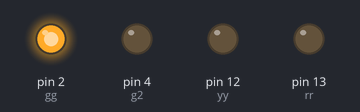
This sketch was run on a simulated Arduino Uno, built with avr-gcc and run on an emulated ATmega328P. Shown: output pins drawn as LEDs (lit = HIGH).

Above: at 0.6 s.
At 1.12 s:
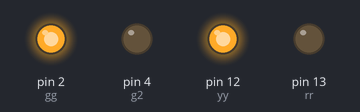
At 1.87 s:
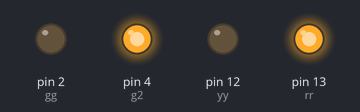
At 2.32 s:
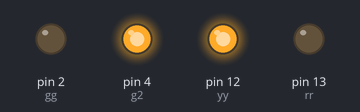
At 3.07 s:
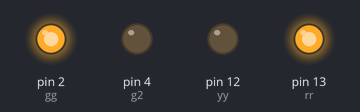
At 5.85 s:
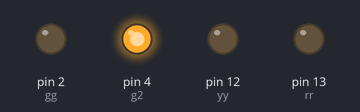
Timing chart, 0 to 6.9 s (numbered marks = the images above):
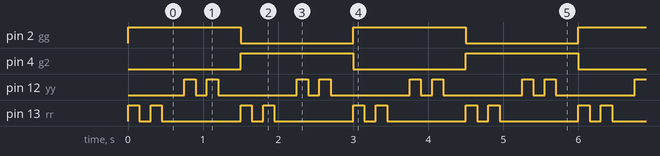

The sketch:

policelights.ino
```cpp
/*
    Policijos šviesų kontrolė
    Police light controll

    ||||||||||||||||||||||||||||||||||||||||||||||||
    Reikalavimai:              | Requirements:
    LED prijungta prie 13 pin  | LED on 13 pin
    LED prijungta prie 12 pin  | LED on 12 pin

    LED prijungta prie 2 pin   | LED on 2 pin
    LED prijungta prie 4 pin   | LED on 4 pin

    Breadboard                 | Breadboard
    220 omega resistoriai      | 220 Omega resistor
    14 laidų                   | 14 wires
    ||||||||||||||||||||||||||||||||||||||||||||||||
    Parašyta naudojantis Adruino IDE 2.3.6
    Adruino modelis: UNO R3
    Made using Adruino IDE 2.3.6
    Adruino model I used: UNO R3
    ||||||||||||||||||||||||||||||||||||||||||||||||
    Didžiausios klaidos:
    Neteisingas LED pusių įdėjimas
    Biggest mistake:
    Wrong LED side insertion
    Graph: https://www.tinkercad.com/things/lg9tw2lU1OF/editel?returnTo=%2Fdashboard&sharecode=RSm8ncRCfvVuyJCmj_JObGNZdfI5N8SL88pqaDyOrzU
*/

int rr = 13;
int yy = 12;
int wt = 150;
int gg = 2;
int g2 = 4;

void setup() {
  // put your setup code here, to run once:
  pinMode(rr,OUTPUT);
  pinMode(yy,OUTPUT);
  pinMode(gg,OUTPUT);
  pinMode(g2,OUTPUT);
}

void loop() {
  // put your main code here, to run repeatedly:
  digitalWrite(gg,HIGH);
  digitalWrite(g2,LOW);
  pollight();
  digitalWrite(gg,LOW);
  digitalWrite(g2,HIGH);
  pollight();
}
void pollight() {
  //red
  digitalWrite(rr,HIGH);

  delay(wt);
  digitalWrite(rr,LOW);
  delay(wt);
    digitalWrite(rr,HIGH);
  delay(wt);
  digitalWrite(rr,LOW);

  delay(wt*2);
  //yellou
  digitalWrite(yy,HIGH);

  delay(wt);
  digitalWrite(yy,LOW);
  delay(wt);
  digitalWrite(yy,HIGH);
  delay(wt);
  digitalWrite(yy,LOW);
  delay(wt*2);
}
```

Measured:
- by itself, pin 2 (gg), pin 4 (g2): alternates HIGH for 1.5 s and LOW for 1.5 s
- by itself, pin 12 (yy), pin 13 (rr): repeats every 1.5 s: LOW 0.15 s, HIGH 0.15 s, LOW 1.1 s, HIGH 0.15 s
- by itself, everything shown: repeats every 3.0 s, in 16 steps
